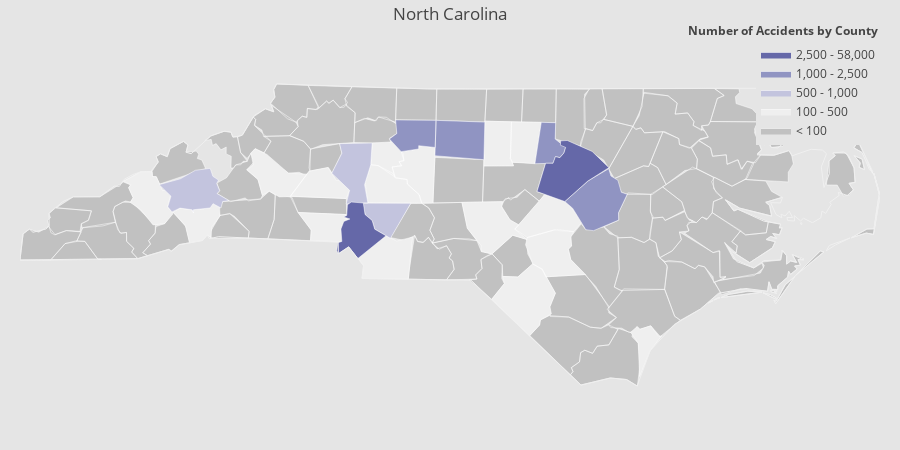

This figure's notebook cell:
### Code cell
# Import our dependencies to create the heatmap using plotly, pandas, and numpy 
import plotly.figure_factory as ff
import plotly.graph_objects as go
import plotly as py
import numpy as np
import pandas as pd

values = a['Counts'].tolist()
fips = a['FIPS'].tolist()

# Label the colors used in the heatmap in relations to our bins
colorscale = [
    'rgb(193, 193, 193)',
    'rgb(239,239,239)',
    'rgb(195, 196, 222)',
    'rgb(144,148,194)',
    'rgb(101,104,168)',
    'rgb(65, 53, 132)'
]

# Uses plotly's create_choropleth function
fig = ff.create_choropleth(
    # Use values the FIPS column to locate which counties to color depending on it's value
    fips=fips,
    
    values=values,
    # Scope allows for our heatmap to only consider NC and uses the NC map for our heatmap
    scope=['NC'], 
    
    # Set our colors that we want to use in the graph
    colorscale=colorscale,
    
    # Label our bins [<100,100-500, ...]
    binning_endpoints=[100,500,1000,2500,58000], 
    
    # Set our background color of our map
    plot_bgcolor='rgb(229,229,229)',
    
    # Set our background color of our legend
    paper_bgcolor='rgb(229,229,229)',
    
    # Title the legend
    legend_title='Number of Accidents by County',
    
    # Set the color for the outline of the counties
    county_outline={'color': 'rgb(255,255,255)', 'width': 0.5},
    
    # Label the title of the heatmap
    title="North Carolina"
)
fig.layout.template = None
fig.show()

### Figure 1 — Plotly figure (JSON) as saved in the notebook; plotly's stock layout.template omitted (floating-point values rounded to 4 significant figures; data arrays with more than 128 entries replaced by an {"elided": "..."} marker saying what was removed)
{"data": [{"fill": "toself", "fillcolor": "rgb(193, 193, 193)", "hoverinfo": "none", "line": {"color": "rgb(255,255,255)", "width": 0.5}, "mode": "lines", "name": "< 100", "type": "scatter", "x": {"elided": "1075 float values"}, "y": {"elided": "1075 float values"}}, {"fill": "toself", "fillcolor": "rgb(239,239,239)", "hoverinfo": "none", "line": {"color": "rgb(255,255,255)", "width": 0.5}, "mode": "lines", "name": "100 - 500", "type": "scatter", "x": {"elided": "196 float values"}, "y": {"elided": "196 float values"}}, {"fill": "toself", "fillcolor": "rgb(195, 196, 222)", "hoverinfo": "none", "line": {"color": "rgb(255,255,255)", "width": 0.5}, "mode": "lines", "name": "500 - 1,000", "type": "scatter", "x": [-82.89, -82.67, -82.51, -82.36, -82.33, -82.28, -82.29, -82.26, -82.29, -82.17, -82.23, -82.25, -82.33, -82.36, -82.54, -82.53, -82.55, -82.67, -82.76, -82.8, -82.77, -82.89, null, -81.11, -81.01, -81.03, -80.69, -80.71, -80.77, -80.74, -80.96, -80.93, -81.11, null, -80.79, -80.78, -80.3, -80.5, -80.67, -80.69, -80.77, -80.79, null], "y": [35.67, 35.73, 35.8, 35.82, 35.75, 35.71, 35.68, 35.62, 35.59, 35.53, 35.52, 35.46, 35.5, 35.46, 35.44, 35.42, 35.44, 35.46, 35.43, 35.47, 35.57, 35.67, null, 35.78, 35.96, 36.05, 36.05, 35.85, 35.67, 35.51, 35.5, 35.62, 35.78, null, 35.5, 35.51, 35.5, 35.18, 35.27, 35.35, 35.4, 35.5, null]}, {"fill": "toself", "fillcolor": "rgb(144,148,194)", "hoverinfo": "none", "line": {"color": "rgb(255,255,255)", "width": 0.5}, "mode": "lines", "name": "1,000 - 2,500", "type": "scatter", "x": [-80.05, -80.04, -79.53, -79.54, -80.05, null, -80.52, -80.44, -80.45, -80.04, -80.04, -80.21, -80.21, -80.39, -80.52, null, -79.01, -78.95, -78.8, -78.81, -78.7, -78.72, -78.76, -78.8, -78.83, -79.02, -79.01, null, -78.71, -78.47, -78.26, -78.23, -78.16, -78.13, -78.06, -78.15, -78.15, -78.41, -78.49, -78.63, -78.71, null], "y": [35.94, 36.26, 36.24, 35.9, 35.94, null, 36.09, 36.14, 36.26, 36.26, 36.01, 36.03, 36.0, 35.97, 36.09, null, 35.89, 36.24, 36.24, 36.09, 36.01, 35.96, 35.92, 35.93, 35.87, 35.86, 35.89, null, 35.52, 35.71, 35.82, 35.75, 35.71, 35.6, 35.59, 35.42, 35.35, 35.25, 35.26, 35.46, 35.52, null]}, {"fill": "toself", "fillcolor": "rgb(101,104,168)", "hoverinfo": "none", "line": {"color": "rgb(255,255,255)", "width": 0.5}, "mode": "lines", "name": "2,500 - 58,000", "type": "scatter", "x": [-81.06, -81.05, -81.01, -81.02, -80.99, -80.92, -80.99, -80.96, -80.95, -80.91, -80.78, -80.77, -80.69, -80.67, -80.55, -80.84, -80.93, -81.04, -81.06, null, -78.98, -78.91, -78.83, -78.8, -78.76, -78.72, -78.7, -78.75, -78.75, -78.68, -78.43, -78.25, -78.47, -78.71, -79.0, -78.98, null], "y": [35.07, 35.15, 35.16, 35.27, 35.34, 35.36, 35.38, 35.39, 35.49, 35.51, 35.51, 35.4, 35.35, 35.27, 35.21, 35.0, 35.11, 35.04, 35.07, null, 35.64, 35.87, 35.87, 35.93, 35.92, 35.96, 36.01, 36.03, 36.07, 36.07, 35.98, 35.83, 35.7, 35.52, 35.61, 35.64, null]}, {"fill": "toself", "fillcolor": "rgb(65, 53, 132)", "hoverinfo": "none", "line": {"color": "rgb(255,255,255)", "width": 0.5}, "mode": "lines", "name": "> 58,000", "type": "scatter", "x": [], "y": []}, {"hoverinfo": "text", "legendgroup": "centroids", "marker": {"color": "white", "opacity": 0}, "mode": "markers", "name": "US Counties", "selected": {"marker": {"color": "white", "opacity": 1, "size": 3}}, "showlegend": false, "text": ["County: Carteret<br>State: North Carolina<br>FIPS: 37031<br>Value: 7", "County: Carteret<br>State: North Carolina<br>FIPS: 37031<br>Value: 7", "County: Carteret<br>State: North Carolina<br>FIPS: 37031<br>Value: 7", "County: Carteret<br>State: North Carolina<br>FIPS: 37031<br>Value: 7", "County: Carteret<br>State: North Carolina<br>FIPS: 37031<br>Value: 7", "County: Carteret<br>State: North Carolina<br>FIPS: 37031<br>Value: 7", "County: Carteret<br>State: North Carolina<br>FIPS: 37031<br>Value: 7", "County: Dare<br>State: North Carolina<br>FIPS: 37055<br>Value: 11", "County: Dare<br>State: North Carolina<br>FIPS: 37055<br>Value: 11", "County: Dare<br>State: North Carolina<br>FIPS: 37055<br>Value: 11", "County: Dare<br>State: North Carolina<br>FIPS: 37055<br>Value: 11", "County: Onslow<br>State: North Carolina<br>FIPS: 37133<br>Value: 22", "County: Onslow<br>State: North Carolina<br>FIPS: 37133<br>Value: 22", "County: Onslow<br>State: North Carolina<br>FIPS: 37133<br>Value: 22", "County: Mecklenburg<br>State: North Carolina<br>FIPS: 37119<br>Value: 55457", "County: Wake<br>State: North Carolina<br>FIPS: 37183<br>Value: 40618", "County: Guilford<br>State: North Carolina<br>FIPS: 37081<br>Value: 2459", "County: Forsyth<br>State: North Carolina<br>FIPS: 37067<br>Value: 1250", "County: Durham<br>State: North Carolina<br>FIPS: 37063<br>Value: 1173", "County: Johnston<br>State: North Carolina<br>FIPS: 37101<br>Value: 1064", "County: Buncombe<br>State: North Carolina<br>FIPS: 37021<br>Value: 709", "County: Iredell<br>State: North Carolina<br>FIPS: 37097<br>Value: 514", "County: Cabarrus<br>State: North Carolina<br>FIPS: 37025<br>Value: 502", "County: Gaston<br>State: North Carolina<br>FIPS: 37071<br>Value: 453", "County: Rowan<br>State: North Carolina<br>FIPS: 37159<br>Value: 321", "County: Orange<br>State: North Carolina<br>FIPS: 37135<br>Value: 313", "County: Alamance<br>State: North Carolina<br>FIPS: 37001<br>Value: 284", "County: Moore<br>State: North Carolina<br>FIPS: 37125<br>Value: 256", "County: Catawba<br>State: North Carolina<br>FIPS: 37035<br>Value: 227", "County: Cumberland<br>State: North Carolina<br>FIPS: 37051<br>Value: 198", "County: Haywood<br>State: North Carolina<br>FIPS: 37087<br>Value: 195", "County: Robeson<br>State: North Carolina<br>FIPS: 37155<br>Value: 154", "County: Union<br>State: North Carolina<br>FIPS: 37179<br>Value: 142", "County: Davidson<br>State: North Carolina<br>FIPS: 37057<br>Value: 141", "County: Henderson<br>State: North Carolina<br>FIPS: 37089<br>Value: 130", "County: New Hanover<br>State: North Carolina<br>FIPS: 37129<br>Value: 127", "County: Burke<br>State: North Carolina<br>FIPS: 37023<br>Value: 118", "County: Davie<br>State: North Carolina<br>FIPS: 37059<br>Value: 110", "County: Harnett<br>State: North Carolina<br>FIPS: 37085<br>Value: 105", "County: Nash<br>State: North Carolina<br>FIPS: 37127<br>Value: 95", "County: Halifax<br>State: North Carolina<br>FIPS: 37083<br>Value: 93", "County: Granville<br>State: North Carolina<br>FIPS: 37077<br>Value: 87", "County: McDowell<br>State: North Carolina<br>FIPS: 37111<br>Value: 81", "County: Warren<br>State: North Carolina<br>FIPS: 37185<br>Value: 79", "County: Surry<br>State: North Carolina<br>FIPS: 37171<br>Value: 77", "County: Randolph<br>State: North Carolina<br>FIPS: 37151<br>Value: 74", "County: Pender<br>State: North Carolina<br>FIPS: 37141<br>Value: 67", "County: Cleveland<br>State: North Carolina<br>FIPS: 37045<br>Value: 64", "County: Yadkin<br>State: North Carolina<br>FIPS: 37197<br>Value: 64", "County: Vance<br>State: North Carolina<br>FIPS: 37181<br>Value: 64", "County: Brunswick<br>State: North Carolina<br>FIPS: 37019<br>Value: 61", "County: Polk<br>State: North Carolina<br>FIPS: 37149<br>Value: 59", "County: Wilson<br>State: North Carolina<br>FIPS: 37195<br>Value: 53", "County: Franklin<br>State: North Carolina<br>FIPS: 37069<br>Value: 50", "County: Chatham<br>State: North Carolina<br>FIPS: 37037<br>Value: 49", "County: Sampson<br>State: North Carolina<br>FIPS: 37163<br>Value: 45", "County: Wayne<br>State: North Carolina<br>FIPS: 37191<br>Value: 43", "County: Northampton<br>State: North Carolina<br>FIPS: 37131<br>Value: 37", "County: Lincoln<br>State: North Carolina<br>FIPS: 37109<br>Value: 32", "County: Lenoir<br>State: North Carolina<br>FIPS: 37107<br>Value: 31", "County: Pitt<br>State: North Carolina<br>FIPS: 37147<br>Value: 29", "County: Wilkes<br>State: North Carolina<br>FIPS: 37193<br>Value: 28", "County: Anson<br>State: North Carolina<br>FIPS: 37007<br>Value: 28", "County: Stanly<br>State: North Carolina<br>FIPS: 37167<br>Value: 25", "County: Lee<br>State: North Carolina<br>FIPS: 37105<br>Value: 25", "County: Richmond<br>State: North Carolina<br>FIPS: 37153<br>Value: 24", "County: Edgecombe<br>State: North Carolina<br>FIPS: 37065<br>Value: 24", "County: Columbus<br>State: North Carolina<br>FIPS: 37047<br>Value: 23", "County: Rockingham<br>State: North Carolina<br>FIPS: 37157<br>Value: 23", "County: Duplin<br>State: North Carolina<br>FIPS: 37061<br>Value: 23", "County: Alexander<br>State: North Carolina<br>FIPS: 37003<br>Value: 20", "County: Craven<br>State: North Carolina<br>FIPS: 37049<br>Value: 20", "County: Bertie<br>State: North Carolina<br>FIPS: 37015<br>Value: 19", "County: Person<br>State: North Carolina<br>FIPS: 37145<br>Value: 16", "County: Scotland<br>State: North Carolina<br>FIPS: 37165<br>Value: 16", "County: Jackson<br>State: North Carolina<br>FIPS: 37099<br>Value: 15", "County: Madison<br>State: North Carolina<br>FIPS: 37115<br>Value: 14", "County: Hoke<br>State: North Carolina<br>FIPS: 37093<br>Value: 14", "County: Montgomery<br>State: North Carolina<br>FIPS: 37123<br>Value: 12", "County: Caldwell<br>State: North Carolina<br>FIPS: 37027<br>Value: 12", "County: Stokes<br>State: North Carolina<br>FIPS: 37169<br>Value: 11", "County: Currituck<br>State: North Carolina<br>FIPS: 37053<br>Value: 11", "County: Martin<br>State: North Carolina<br>FIPS: 37117<br>Value: 10", "County: Bladen<br>State: North Carolina<br>FIPS: 37017<br>Value: 9", "County: Macon<br>State: North Carolina<br>FIPS: 37113<br>Value: 9", "County: Caswell<br>State: North Carolina<br>FIPS: 37033<br>Value: 8", "County: Avery<br>State: North Carolina<br>FIPS: 37011<br>Value: 7", "County: Greene<br>State: North Carolina<br>FIPS: 37079<br>Value: 7", "County: Beaufort<br>State: North Carolina<br>FIPS: 37013<br>Value: 6", "County: Transylvania<br>State: North Carolina<br>FIPS: 37175<br>Value: 6", "County: Rutherford<br>State: North Carolina<br>FIPS: 37161<br>Value: 6", "County: Jones<br>State: North Carolina<br>FIPS: 37103<br>Value: 6", "County: Hertford<br>State: North Carolina<br>FIPS: 37091<br>Value: 5", "County: Cherokee<br>State: North Carolina<br>FIPS: 37039<br>Value: 5", "County: Clay<br>State: North Carolina<br>FIPS: 37043<br>Value: 5", "County: Swain<br>State: North Carolina<br>FIPS: 37173<br>Value: 5", "County: Ashe<br>State: North Carolina<br>FIPS: 37009<br>Value: 4", "County: Alleghany<br>State: North Carolina<br>FIPS: 37005<br>Value: 4", "County: Watauga<br>State: North Carolina<br>FIPS: 37189<br>Value: 3", "County: Washington<br>State: North Carolina<br>FIPS: 37187<br>Value: 3", "County: Pasquotank<br>State: North Carolina<br>FIPS: 37139<br>Value: 2", "County: Pamlico<br>State: North Carolina<br>FIPS: 37137<br>Value: 2", "County: Mitchell<br>State: North Carolina<br>FIPS: 37121<br>Value: 2", "County: Perquimans<br>State: North Carolina<br>FIPS: 37143<br>Value: 2", "County: Camden<br>State: North Carolina<br>FIPS: 37029<br>Value: 1", "County: Chowan<br>State: North Carolina<br>FIPS: 37041<br>Value: 1", "County: Graham<br>State: North Carolina<br>FIPS: 37075<br>Value: 1"], "type": "scatter", "unselected": {"marker": {"opacity": 0}}, "x": [[-76.14], [-76.53], [-76.45], [-76.56], [-76.6], [-76.89], [-76.67], [-75.66], [-75.54], [-75.67], [-75.86], [-77.14], [-77.21], [-77.43], -80.83, -78.65, -79.79, -80.26, -78.88, -78.37, -82.53, -80.87, -80.55, -81.18, -80.52, -79.12, -79.4, -79.48, -81.22, -78.83, -82.98, -79.1, -80.53, -80.21, -82.48, -77.88, -81.7, -80.54, -78.87, -77.99, -77.65, -78.65, -82.05, -78.11, -80.69, -79.81, -77.91, -81.56, -80.67, -78.41, -78.24, -82.17, -77.92, -78.29, -79.26, -78.37, -78.0, -77.4, -81.22, -77.64, -77.37, -81.16, -80.1, -80.25, -79.17, -79.75, -77.6, -78.66, -79.77, -77.93, -81.18, -77.09, -76.98, -78.97, -79.48, -83.14, -82.71, -79.24, -79.91, -81.55, -80.24, -76.01, -77.11, -78.56, -83.42, -79.33, -81.92, -77.68, -76.86, -82.8, -81.92, -77.36, -76.98, -84.06, -83.75, -83.49, -81.5, -81.13, -81.7, -76.58, -76.28, -76.74, -82.16, -76.44, -76.21, -76.61, -83.83], "y": [[35.0], [34.71], [34.72], [34.7], [34.67], [34.68], [34.84], [35.88], [35.41], [36.0], [35.78], [34.64], [34.61], [34.73], 35.25, 35.79, 36.08, 36.13, 36.04, 35.52, 35.61, 35.81, 35.39, 35.29, 35.64, 36.06, 36.04, 35.31, 35.66, 35.05, 35.56, 34.64, 34.99, 35.79, 35.34, 34.23, 35.75, 35.93, 35.37, 35.97, 36.26, 36.3, 35.68, 36.4, 36.41, 35.71, 34.52, 35.33, 36.16, 36.36, 34.07, 35.28, 35.71, 36.08, 35.7, 34.99, 35.36, 36.42, 35.49, 35.24, 35.59, 36.21, 34.97, 35.31, 35.48, 35.01, 35.91, 34.27, 36.4, 34.94, 35.92, 35.12, 36.07, 36.39, 34.84, 35.29, 35.86, 35.02, 35.33, 35.95, 36.4, 36.4, 35.84, 34.61, 35.15, 36.39, 36.08, 35.48, 35.49, 35.2, 35.4, 35.02, 36.36, 35.13, 35.06, 35.49, 36.43, 36.49, 36.23, 35.82, 36.3, 35.14, 36.01, 36.21, 36.39, 36.15, 35.35]}, {"hoverinfo": "text", "legendgroup": "States", "line": {"color": "rgb(240, 240, 240)", "width": 1}, "mode": "lines", "showlegend": false, "type": "scatter", "x": {"elided": "279 float values"}, "y": {"elided": "279 float values"}}], "layout": {"annotations": [{"showarrow": false, "text": "<b>Number of Accidents by County</b>", "x": 1, "xanchor": "right", "xref": "paper", "y": 1.05, "yref": "paper"}], "dragmode": "select", "height": 450, "hovermode": "closest", "legend": {"traceorder": "reversed", "x": 1, "xanchor": "right", "y": 1, "yanchor": "top"}, "margin": {"b": 20, "l": 20, "r": 20, "t": 40}, "paper_bgcolor": "rgb(229,229,229)", "plot_bgcolor": "rgb(229,229,229)", "title": {"text": "North Carolina"}, "width": 900, "xaxis": {"autorange": false, "fixedrange": true, "range": [-84.32, -75.46], "showgrid": false, "showticklabels": false, "zeroline": false}, "yaxis": {"autorange": false, "fixedrange": true, "range": [33.44, 36.99], "showgrid": false, "showticklabels": false, "zeroline": false}}}
